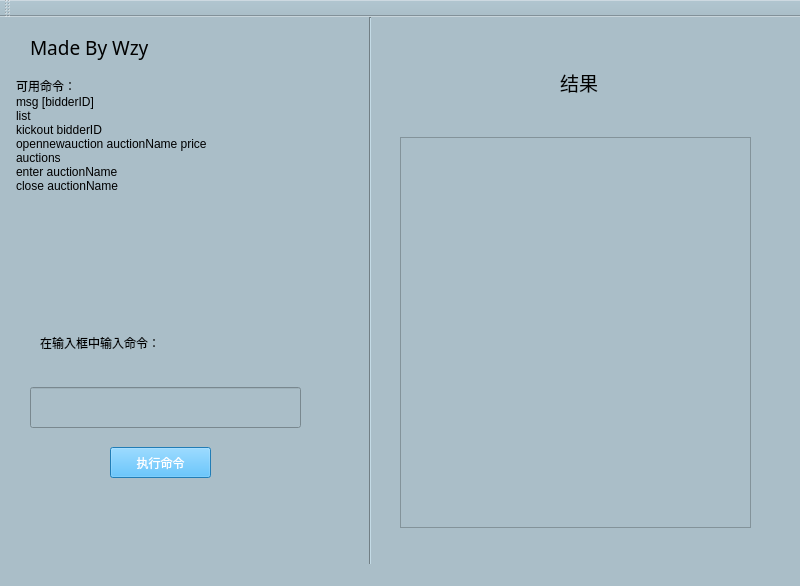
<?xml version="1.0" encoding="UTF-8"?>
<ui version="4.0">
 <class>Server</class>
 <widget class="QMainWindow" name="Server">
  <property name="geometry">
   <rect>
    <x>0</x>
    <y>0</y>
    <width>800</width>
    <height>586</height>
   </rect>
  </property>
  <property name="windowTitle">
   <string>服务端界面</string>
  </property>
  <property name="styleSheet">
   <string notr="true">font: 57 9pt &quot;Source Code Pro Medium&quot;;
background-color: rgb(170, 190, 200);</string>
  </property>
  <widget class="QWidget" name="centralwidget">
   <widget class="QLabel" name="label">
    <property name="geometry">
     <rect>
      <x>30</x>
      <y>10</y>
      <width>161</width>
      <height>41</height>
     </rect>
    </property>
    <property name="font">
     <font>
      <family>Source Code Pro Medium</family>
      <pointsize>14</pointsize>
      <weight>7</weight>
      <italic>false</italic>
      <bold>false</bold>
     </font>
    </property>
    <property name="styleSheet">
     <string notr="true">font: 57 14pt &quot;Source Code Pro Medium&quot;;</string>
    </property>
    <property name="text">
     <string>Made By Wzy</string>
    </property>
   </widget>
   <widget class="QPushButton" name="pushButton">
    <property name="geometry">
     <rect>
      <x>110</x>
      <y>430</y>
      <width>101</width>
      <height>31</height>
     </rect>
    </property>
    <property name="styleSheet">
     <string notr="true">color: rgb(255, 255, 255);
background-color: rgb(46, 175, 255);</string>
    </property>
    <property name="text">
     <string>执行命令</string>
    </property>
   </widget>
   <widget class="QLineEdit" name="lineEdit">
    <property name="geometry">
     <rect>
      <x>30</x>
      <y>370</y>
      <width>271</width>
      <height>41</height>
     </rect>
    </property>
   </widget>
   <widget class="QWidget" name="formLayoutWidget">
    <property name="geometry">
     <rect>
      <x>10</x>
      <y>60</y>
      <width>321</width>
      <height>201</height>
     </rect>
    </property>
    <layout class="QFormLayout" name="formLayout">
     <item row="0" column="1">
      <widget class="QLabel" name="label_2">
       <property name="autoFillBackground">
        <bool>false</bool>
       </property>
       <property name="styleSheet">
        <string notr="true">font: 11pt &quot;微软雅黑&quot;;</string>
       </property>
       <property name="text">
        <string>可用命令：
msg [bidderID]
list
kickout bidderID
opennewauction auctionName price
auctions
enter auctionName
close auctionName</string>
       </property>
       <property name="wordWrap">
        <bool>true</bool>
       </property>
      </widget>
     </item>
    </layout>
   </widget>
   <widget class="QLabel" name="label_3">
    <property name="geometry">
     <rect>
      <x>40</x>
      <y>310</y>
      <width>211</width>
      <height>31</height>
     </rect>
    </property>
    <property name="text">
     <string>在输入框中输入命令：</string>
    </property>
   </widget>
   <widget class="QTextEdit" name="textEdit">
    <property name="geometry">
     <rect>
      <x>400</x>
      <y>120</y>
      <width>351</width>
      <height>391</height>
     </rect>
    </property>
    <property name="styleSheet">
     <string notr="true"/>
    </property>
   </widget>
   <widget class="QLabel" name="label_4">
    <property name="geometry">
     <rect>
      <x>560</x>
      <y>40</y>
      <width>51</width>
      <height>51</height>
     </rect>
    </property>
    <property name="baseSize">
     <size>
      <width>0</width>
      <height>0</height>
     </size>
    </property>
    <property name="font">
     <font>
      <family>Source Code Pro</family>
      <pointsize>14</pointsize>
      <weight>50</weight>
      <italic>false</italic>
      <bold>false</bold>
     </font>
    </property>
    <property name="styleSheet">
     <string notr="true">font: 14pt &quot;Source Code Pro&quot;;</string>
    </property>
    <property name="text">
     <string>结果</string>
    </property>
   </widget>
   <widget class="Line" name="line">
    <property name="geometry">
     <rect>
      <x>360</x>
      <y>0</y>
      <width>20</width>
      <height>561</height>
     </rect>
    </property>
    <property name="orientation">
     <enum>Qt::Vertical</enum>
    </property>
   </widget>
  </widget>
  <widget class="QMenuBar" name="menubar">
   <property name="geometry">
    <rect>
     <x>0</x>
     <y>0</y>
     <width>800</width>
     <height>25</height>
    </rect>
   </property>
  </widget>
  <widget class="QStatusBar" name="statusbar"/>
  <widget class="QToolBar" name="toolBar">
   <property name="windowTitle">
    <string>toolBar</string>
   </property>
   <attribute name="toolBarArea">
    <enum>TopToolBarArea</enum>
   </attribute>
   <attribute name="toolBarBreak">
    <bool>false</bool>
   </attribute>
  </widget>
 </widget>
 <resources/>
 <connections/>
</ui>
